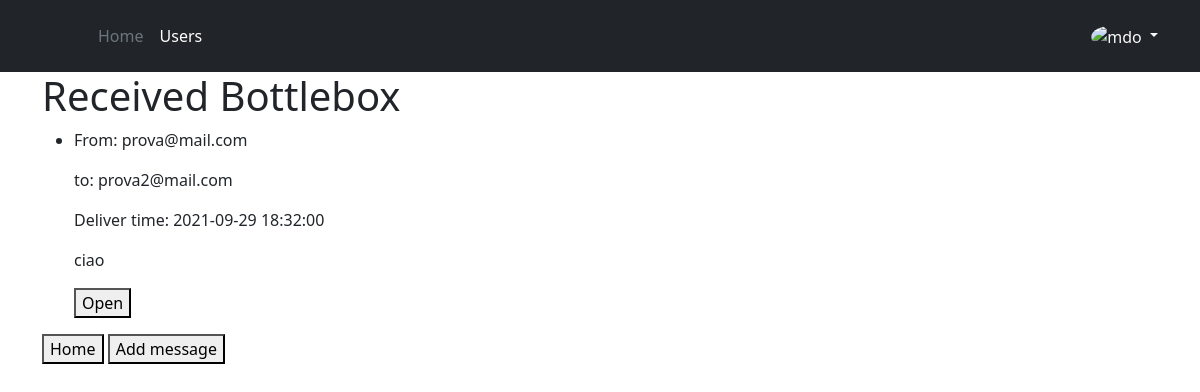
The app's page /bottlebox/received (signed in) with its own data.
### monolith/database.py (models this page shows, shortened)
class User(db.Model):
    __tablename__ = 'user'
    id = db.Column(db.Integer, primary_key=True, autoincrement=True)
    email = db.Column(db.Unicode(128), unique=True, nullable=False)
    firstname = db.Column(db.Unicode(128))
    lastname = db.Column(db.Unicode(128))
    password = db.Column(db.Unicode(128))
    date_of_birth = db.Column(db.Date)
    is_active = db.Column(db.Boolean, default=True)
    is_admin = db.Column(db.Boolean, default=False)
    is_anonymous = False
    has_picture = db.Column(db.Boolean, default=False)  # has the user a personal profile picture
    '''
    TODO 2nd priority stuffs
    lottery_points = db.Column(db.integer, default=0)
    content_filter_enabled = db.Column(db.Boolean, default=False)
    '''
    sent_messages = db.relationship('Message', backref='sender', lazy=True)
    received_messages = db.relationship('Message_Recipient', backref='recipient', lazy=True)
    reported_messages = db.relationship('Report', backref='reporter', lazy=True)
    @property
    def is_authenticated(self):
        return self._authenticated

class Message(db.Model):
    __tablename__ = 'message'
    id = db.Column(db.Integer, primary_key=True, autoincrement=True)
    sender_id = db.Column(db.Integer, db.ForeignKey('user.id'), nullable=False)
    content = db.Column(db.Unicode(700), nullable=False)
    is_sent = db.Column(db.Boolean, default = False)
    is_delivered = db.Column(db.Boolean, default = False)
    deliver_time = db.Column(db.DateTime)
    recipients = db.relationship('Message_Recipient', backref='message_recipient.recipient_id', lazy=True)
    reports = db.relationship('Report', backref='message_report', lazy=True)

### monolith/views/bottlebox.py (the view)
@bottlebox.route('/bottlebox/received', methods=['GET'])
def show_received():
    bottlebox_logic = BottleBoxLogic()
    all_users = bottlebox_logic.retrieving_all_users()
    msg = bottlebox_logic.retrieving_messages(current_user.id,2)
    return render_template('bottlebox.html', messages = msg, users = all_users, label = 'Received')

### monolith/auth.py (called while the page is built)
@login_manager.user_loader
def load_user(user_id):
    user = User.query.get(user_id)
    if user is not None:
        user._authenticated = True
    return user

### monolith/bottlebox_logic.py (called while the page is built)
    def retrieving_all_users(self):
        return db.session.query(User).where(User.is_admin == False)

    def  retrieving_messages(self,user_id,type):
        today = datetime.datetime.now()
        if type == 1: #pending
            return db.session.query(Message).where(Message.sender_id == user_id).where(Message.is_sent == True).where(Message.is_delivered == False).where(Message.deliver_time > today)
        elif type == 2: #received
            return Message.query.join(Message_Recipient, Message.id == Message_Recipient.id).where(Message_Recipient.recipient_id == user_id).where(Message.is_sent == True).where(Message.is_delivered == True).where(Message.deliver_time <= today)
        elif type == 3: #delivered
            return db.session.query(Message).where(Message.sender_id == user_id).where(Message.is_sent == True).where(Message.is_delivered == True).where(Message.deliver_time <= today)

### monolith/templates/bottlebox.html (shortened to what this page needs)
{% extends "layout.html" %}
{% block content %}
<h1>{{ label }} Bottlebox</h1>
<ul>
  {% for msg in messages: %}
  <li>
    <p>{% for user in users: %} {% if user.id == msg.sender_id %}  From: {{user.email}} {% endif %} {% endfor %}</p>
    <p>{% for recipient in msg.recipients: %} {% for user in users: %} {% if user.id == recipient.recipient_id %}  to: {{user.email}} {% endif %} {% endfor %} {% endfor %}</p>
    <p>Deliver time: {{msg.deliver_time}}</p>
    <p>{{msg.content}}</p>
    <p> <button onclick="location.href = '/message/{{msg.id}}'" id="homeButton" class="float-left submit-button" >Open</button></p>
  </li>
  {% endfor %}
</ul>
<button onclick="location.href = '/';" id="homeButton" class="float-left submit-button" >Home</button>
<button onclick="location.href = '/test_message';" id="homeButton" >Add message</button>
{% endblock %}

### monolith/static/style/style.css (style rules this page uses)
html, body { height: 100%; }

### records on screen
Message: deliver_time "2021-09-29 18:32:00", content "ciao"
User: email "prova@mail.com"
User: email "prova2@mail.com"

### other values on screen
{{ label }} "Received"
